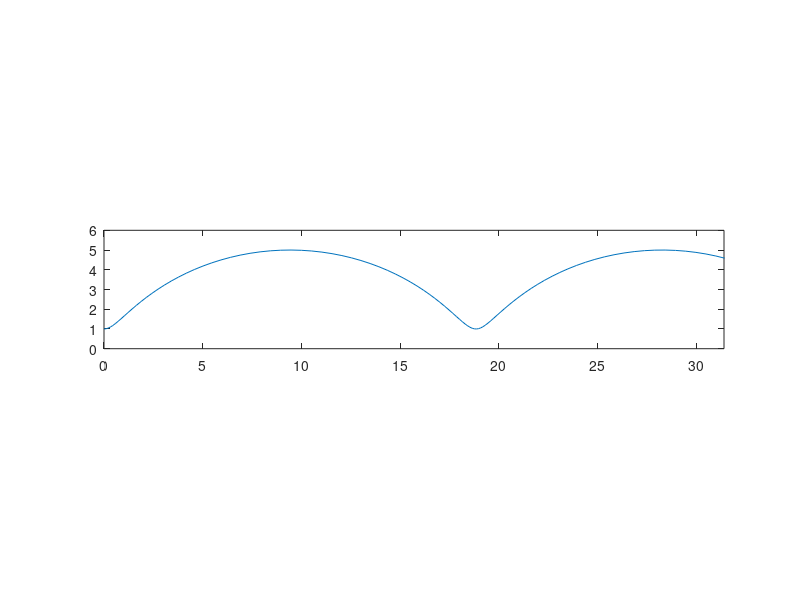

The MATLAB script that drew this image: (Note: this script raises an error after producing the figure.)
%% Drawing a graph of two variable function
%% z = x^2-y^2
f = @(x,y) x.^2 - y.^2 ;
[X, Y] = meshgrid(linspace(-1,1));
surf(X,Y,f(X,Y))
%% f(t) = (t^2,t^3)
x = @(t) t.^2 ;
y = @(t) t.^3 ;
t = linspace(-1,1);
for i = 1 : 100
    plot(x(t(1:i)), y(t(1:i)))
    axis equal;
    axis([-.5,1.5,-1,1]);
    drawnow
end
%% c(t) = (cos(t), t, sin(t))
x = @(t) cos(t);
y = @(t) t ;
z = @(t) sin(t);
t = linspace(0,6*pi);
plot3(x(t),y(t),z(t));

%%
f = @(x,y) (x.^4 - 4*y.^2)./(x.^2 + 2*y.^2) ;
[X, Y] = meshgrid(linspace(-1,1,100));
surf(X,Y,f(X,Y))
hold on;
t = linspace(1,0);
plot3(t,t,f(t,t), 'r', 'linewidth', 2);
plot3(t,2*t,f(t,2*t), 'b', 'linewidth', 2);
hold off;
axis equal;

%%
f = @(x,y) (x.*y)./sqrt(x.^2+y.^2) ;
[X,Y] = meshgrid(linspace(-1,1));
surf(X,Y,f(X,Y))







%% Animation
a = 3 ; b = 2 ;
x = @(t) a*t - b*sin(t) ;
y = @(t) a - b*cos(t) ;
xmax = 10*pi; N = 300;
t = linspace(0, xmax, N) ;
theta = linspace(0,2*pi) ;
for i = 1 : N 
    plot(x(t(1:i)), y(t(1:i)));
    hold on;
    plot(a*cos(theta)+a*t(i), a*sin(theta)+a);
    plot(b*cos(theta)+a*t(i), b*sin(theta)+a);
    plot(x(t(i)), y(t(i)), '.r', 'markersize', 10);
    hold off;
    axis equal;
    axis([0,xmax,0,6])
    drawnow
end

%%
syms x y 

simplify(((y*(x^2-y^2)+ x*y*2*x)*(x^2+y^2) - x*y*(x^2-y^2)*2*x) / (x^2+y^2)^2)

%%
syms x y

f = x*y*(x^2-y^2)/(x^2+y^2);
simplify(diff(f, y))

%%
clear all
f = @(x,y) x.*(x.^2-y.^2);
[X, Y] = meshgrid(linspace(-1,1));
surf(X,Y,f(X,Y))

%%
f = @(x,y) x.*y./sqrt(x.^2+y.^2) ;
[X Y] = meshgrid(linspace(-1,1));
z = @(x,y) zeros(size(x));
surf(X,Y,f(X,Y))
hold on ;
surf(X,Y,z(X,Y))
hold off;